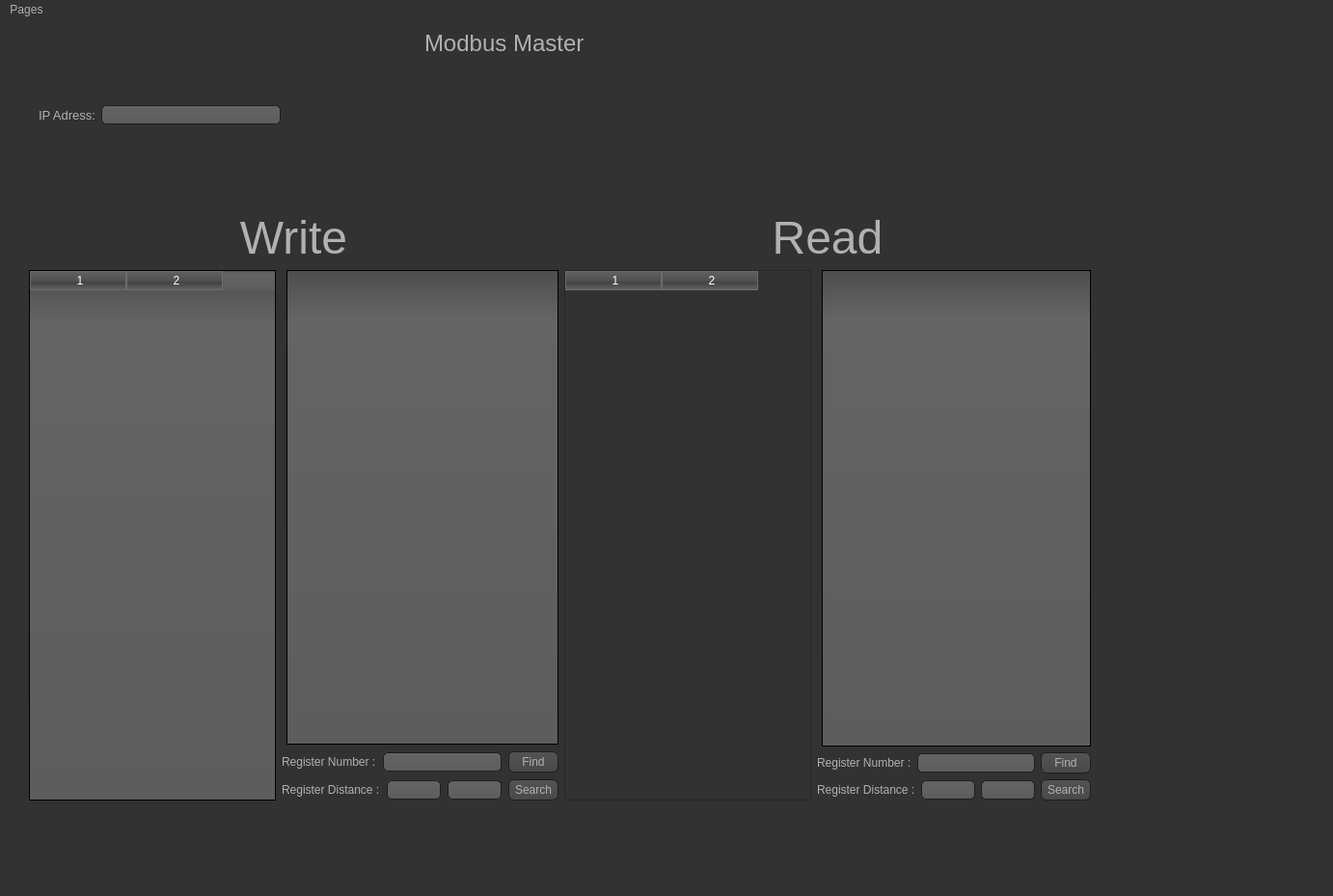
<?xml version="1.0" encoding="UTF-8"?>
<ui version="4.0">
 <class>MainWindow</class>
 <widget class="QMainWindow" name="MainWindow">
  <property name="geometry">
   <rect>
    <x>0</x>
    <y>0</y>
    <width>1382</width>
    <height>929</height>
   </rect>
  </property>
  <property name="windowTitle">
   <string>MainWindow</string>
  </property>
  <property name="styleSheet">
   <string notr="true">QToolTip
{
     border: 1px solid black;
     background-color: #ffa02f;
     padding: 1px;
     border-radius: 3px;
     opacity: 100;
}

QWidget
{
    color: #b1b1b1;
    background-color: #323232;
}

QTreeView, QListView
{
    background-color: silver;
    margin-left: 5px;
}

QWidget:item:hover
{
    background-color: QLinearGradient( x1: 0, y1: 0, x2: 0, y2: 1, stop: 0 #ffa02f, stop: 1 #ca0619);
    color: #000000;
}

QWidget:item:selected
{
    background-color: QLinearGradient( x1: 0, y1: 0, x2: 0, y2: 1, stop: 0 #ffa02f, stop: 1 #d7801a);
}

QMenuBar::item
{
    background: transparent;
}

QMenuBar::item:selected
{
    background: transparent;
    border: 1px solid #ffaa00;
}

QMenuBar::item:pressed
{
    background: #444;
    border: 1px solid #000;
    background-color: QLinearGradient(
        x1:0, y1:0,
        x2:0, y2:1,
        stop:1 #212121,
        stop:0.4 #343434/*,
        stop:0.2 #343434,
        stop:0.1 #ffaa00*/
    );
    margin-bottom:-1px;
    padding-bottom:1px;
}

QMenu
{
    border: 1px solid #000;
}

QMenu::item
{
    padding: 2px 20px 2px 20px;
}

QMenu::item:selected
{
    color: #000000;
}

QWidget:disabled
{
    color: #808080;
    background-color: #323232;
}

QAbstractItemView
{
    background-color: QLinearGradient( x1: 0, y1: 0, x2: 0, y2: 1, stop: 0 #4d4d4d, stop: 0.1 #646464, stop: 1 #5d5d5d);
}

QWidget:focus
{
    /*border: 1px solid darkgray;*/
}

QLineEdit
{
    background-color: QLinearGradient( x1: 0, y1: 0, x2: 0, y2: 1, stop: 0 #4d4d4d, stop: 0 #646464, stop: 1 #5d5d5d);
    padding: 1px;
    border-style: solid;
    border: 1px solid #1e1e1e;
    border-radius: 5;
}

QPushButton
{
    color: #b1b1b1;
    background-color: QLinearGradient( x1: 0, y1: 0, x2: 0, y2: 1, stop: 0 #565656, stop: 0.1 #525252, stop: 0.5 #4e4e4e, stop: 0.9 #4a4a4a, stop: 1 #464646);
    border-width: 1px;
    border-color: #1e1e1e;
    border-style: solid;
    border-radius: 6;
    padding: 3px;
    font-size: 12px;
    padding-left: 5px;
    padding-right: 5px;
    min-width: 40px;
}

QPushButton:pressed
{
    background-color: QLinearGradient( x1: 0, y1: 0, x2: 0, y2: 1, stop: 0 #2d2d2d, stop: 0.1 #2b2b2b, stop: 0.5 #292929, stop: 0.9 #282828, stop: 1 #252525);
}

QComboBox
{
    selection-background-color: #ffaa00;
    background-color: QLinearGradient( x1: 0, y1: 0, x2: 0, y2: 1, stop: 0 #565656, stop: 0.1 #525252, stop: 0.5 #4e4e4e, stop: 0.9 #4a4a4a, stop: 1 #464646);
    border-style: solid;
    border: 1px solid #1e1e1e;
    border-radius: 5;
}

QComboBox:hover,QPushButton:hover
{
    border: 2px solid QLinearGradient( x1: 0, y1: 0, x2: 0, y2: 1, stop: 0 #ffa02f, stop: 1 #d7801a);
}


QComboBox:on
{
    padding-top: 3px;
    padding-left: 4px;
    background-color: QLinearGradient( x1: 0, y1: 0, x2: 0, y2: 1, stop: 0 #2d2d2d, stop: 0.1 #2b2b2b, stop: 0.5 #292929, stop: 0.9 #282828, stop: 1 #252525);
    selection-background-color: #ffaa00;
}

QComboBox QAbstractItemView
{
    border: 2px solid darkgray;
    selection-background-color: QLinearGradient( x1: 0, y1: 0, x2: 0, y2: 1, stop: 0 #ffa02f, stop: 1 #d7801a);
}

QComboBox::drop-down
{
     subcontrol-origin: padding;
     subcontrol-position: top right;
     width: 15px;

     border-left-width: 0px;
     border-left-color: darkgray;
     border-left-style: solid; /* just a single line */
     border-top-right-radius: 3px; /* same radius as the QComboBox */
     border-bottom-right-radius: 3px;
 }

QComboBox::down-arrow
{
     image: url(:/dark_orange/img/down_arrow.png);
}

QGroupBox
{
    border: 1px solid darkgray;
    margin-top: 10px;
}

QGroupBox:focus
{
    border: 1px solid darkgray;
}

QTextEdit:focus
{
    border: 1px solid darkgray;
}

QScrollBar:horizontal {
     border: 1px solid #222222;
     background: QLinearGradient( x1: 0, y1: 0, x2: 0, y2: 1, stop: 0.0 #121212, stop: 0.2 #282828, stop: 1 #484848);
     height: 7px;
     margin: 0px 16px 0 16px;
}

QScrollBar::handle:horizontal
{
      background: QLinearGradient( x1: 0, y1: 0, x2: 1, y2: 0, stop: 0 #ffa02f, stop: 0.5 #d7801a, stop: 1 #ffa02f);
      min-height: 20px;
      border-radius: 2px;
}

QScrollBar::add-line:horizontal {
      border: 1px solid #1b1b19;
      border-radius: 2px;
      background: QLinearGradient( x1: 0, y1: 0, x2: 1, y2: 0, stop: 0 #ffa02f, stop: 1 #d7801a);
      width: 14px;
      subcontrol-position: right;
      subcontrol-origin: margin;
}

QScrollBar::sub-line:horizontal {
      border: 1px solid #1b1b19;
      border-radius: 2px;
      background: QLinearGradient( x1: 0, y1: 0, x2: 1, y2: 0, stop: 0 #ffa02f, stop: 1 #d7801a);
      width: 14px;
     subcontrol-position: left;
     subcontrol-origin: margin;
}

QScrollBar::right-arrow:horizontal, QScrollBar::left-arrow:horizontal
{
      border: 1px solid black;
      width: 1px;
      height: 1px;
      background: white;
}

QScrollBar::add-page:horizontal, QScrollBar::sub-page:horizontal
{
      background: none;
}

QScrollBar:vertical
{
      background: QLinearGradient( x1: 0, y1: 0, x2: 1, y2: 0, stop: 0.0 #121212, stop: 0.2 #282828, stop: 1 #484848);
      width: 7px;
      margin: 16px 0 16px 0;
      border: 1px solid #222222;
}

QScrollBar::handle:vertical
{
      background: QLinearGradient( x1: 0, y1: 0, x2: 0, y2: 1, stop: 0 #ffa02f, stop: 0.5 #d7801a, stop: 1 #ffa02f);
      min-height: 20px;
      border-radius: 2px;
}

QScrollBar::add-line:vertical
{
      border: 1px solid #1b1b19;
      border-radius: 2px;
      background: QLinearGradient( x1: 0, y1: 0, x2: 0, y2: 1, stop: 0 #ffa02f, stop: 1 #d7801a);
      height: 14px;
      subcontrol-position: bottom;
      subcontrol-origin: margin;
}

QScrollBar::sub-line:vertical
{
      border: 1px solid #1b1b19;
      border-radius: 2px;
      background: QLinearGradient( x1: 0, y1: 0, x2: 0, y2: 1, stop: 0 #d7801a, stop: 1 #ffa02f);
      height: 14px;
      subcontrol-position: top;
      subcontrol-origin: margin;
}

QScrollBar::up-arrow:vertical, QScrollBar::down-arrow:vertical
{
      border: 1px solid black;
      width: 1px;
      height: 1px;
      background: white;
}


QScrollBar::add-page:vertical, QScrollBar::sub-page:vertical
{
      background: none;
}

QTextEdit
{
    background-color: #242424;
}

QPlainTextEdit
{
    background-color: #242424;
}

QHeaderView::section
{
    background-color: QLinearGradient(x1:0, y1:0, x2:0, y2:1, stop:0 #616161, stop: 0.5 #505050, stop: 0.6 #434343, stop:1 #656565);
    color: white;
    padding-left: 4px;
    border: 1px solid #6c6c6c;
}

QCheckBox:disabled
{
color: #414141;
}

QDockWidget::title
{
    text-align: center;
    spacing: 3px; /* spacing between items in the tool bar */
    background-color: QLinearGradient(x1:0, y1:0, x2:0, y2:1, stop:0 #323232, stop: 0.5 #242424, stop:1 #323232);
}

QDockWidget::close-button, QDockWidget::float-button
{
    text-align: center;
    spacing: 1px; /* spacing between items in the tool bar */
    background-color: QLinearGradient(x1:0, y1:0, x2:0, y2:1, stop:0 #323232, stop: 0.5 #242424, stop:1 #323232);
}

QDockWidget::close-button:hover, QDockWidget::float-button:hover
{
    background: #242424;
}

QDockWidget::close-button:pressed, QDockWidget::float-button:pressed
{
    padding: 1px -1px -1px 1px;
}

QMainWindow::separator
{
    background-color: QLinearGradient(x1:0, y1:0, x2:0, y2:1, stop:0 #161616, stop: 0.5 #151515, stop: 0.6 #212121, stop:1 #343434);
    color: white;
    padding-left: 4px;
    border: 1px solid #4c4c4c;
    spacing: 3px; /* spacing between items in the tool bar */
}

QMainWindow::separator:hover
{

    background-color: QLinearGradient(x1:0, y1:0, x2:0, y2:1, stop:0 #d7801a, stop:0.5 #b56c17 stop:1 #ffa02f);
    color: white;
    padding-left: 4px;
    border: 1px solid #6c6c6c;
    spacing: 3px; /* spacing between items in the tool bar */
}

QToolBar::handle
{
     spacing: 3px; /* spacing between items in the tool bar */
     background: url(:/dark_orange/img/handle.png);
}

QMenu::separator
{
    height: 2px;
    background-color: QLinearGradient(x1:0, y1:0, x2:0, y2:1, stop:0 #161616, stop: 0.5 #151515, stop: 0.6 #212121, stop:1 #343434);
    color: white;
    padding-left: 4px;
    margin-left: 10px;
    margin-right: 5px;
}

QProgressBar
{
    border: 2px solid grey;
    border-radius: 5px;
    text-align: center;
}

QProgressBar::chunk
{
    background-color: #d7801a;
    width: 2.15px;
    margin: 0.5px;
}

QTabBar::tab {
    color: #b1b1b1;
    border: 1px solid #444;
    border-bottom-style: none;
    background-color: #323232;
    padding-left: 10px;
    padding-right: 10px;
    padding-top: 3px;
    padding-bottom: 2px;
    margin-right: -1px;
}

QTabWidget::pane {
    border: 1px solid #444;
    top: 1px;
}

QTabBar::tab:last
{
    margin-right: 0; /* the last selected tab has nothing to overlap with on the right */
    border-top-right-radius: 3px;
}

QTabBar::tab:first:!selected
{
 margin-left: 0px; /* the last selected tab has nothing to overlap with on the right */


    border-top-left-radius: 3px;
}

QTabBar::tab:!selected
{
    color: #b1b1b1;
    border-bottom-style: solid;
    margin-top: 3px;
    background-color: QLinearGradient(x1:0, y1:0, x2:0, y2:1, stop:1 #212121, stop:.4 #343434);
}

QTabBar::tab:selected
{
    border-top-left-radius: 3px;
    border-top-right-radius: 3px;
    margin-bottom: 0px;
}

QTabBar::tab:!selected:hover
{
    /*border-top: 2px solid #ffaa00;
    padding-bottom: 3px;*/
    border-top-left-radius: 3px;
    border-top-right-radius: 3px;
    background-color: QLinearGradient(x1:0, y1:0, x2:0, y2:1, stop:1 #212121, stop:0.4 #343434, stop:0.2 #343434, stop:0.1 #ffaa00);
}

QRadioButton::indicator:checked, QRadioButton::indicator:unchecked{
    color: #b1b1b1;
    background-color: #323232;
    border: 1px solid #b1b1b1;
    border-radius: 6px;
}

QRadioButton::indicator:checked
{
    background-color: qradialgradient(
        cx: 0.5, cy: 0.5,
        fx: 0.5, fy: 0.5,
        radius: 1.0,
        stop: 0.25 #ffaa00,
        stop: 0.3 #323232
    );
}

QCheckBox::indicator{
    color: #b1b1b1;
    background-color: #323232;
    border: 1px solid #b1b1b1;
    width: 9px;
    height: 9px;
}

QRadioButton::indicator
{
    border-radius: 6px;
}

QRadioButton::indicator:hover, QCheckBox::indicator:hover
{
    border: 1px solid #ffaa00;
}

QCheckBox::indicator:checked
{
    image:url(:/dark_orange/img/checkbox.png);
}

QCheckBox::indicator:disabled, QRadioButton::indicator:disabled
{
    border: 1px solid #444;
}


QSlider::groove:horizontal {
    border: 1px solid #3A3939;
    height: 8px;
    background: #201F1F;
    margin: 2px 0;
    border-radius: 2px;
}

QSlider::handle:horizontal {
    background: QLinearGradient( x1: 0, y1: 0, x2: 0, y2: 1,
      stop: 0.0 silver, stop: 0.2 #a8a8a8, stop: 1 #727272);
    border: 1px solid #3A3939;
    width: 14px;
    height: 14px;
    margin: -4px 0;
    border-radius: 2px;
}

QSlider::groove:vertical {
    border: 1px solid #3A3939;
    width: 8px;
    background: #201F1F;
    margin: 0 0px;
    border-radius: 2px;
}

QSlider::handle:vertical {
    background: QLinearGradient( x1: 0, y1: 0, x2: 0, y2: 1, stop: 0.0 silver,
      stop: 0.2 #a8a8a8, stop: 1 #727272);
    border: 1px solid #3A3939;
    width: 14px;
    height: 14px;
    margin: 0 -4px;
    border-radius: 2px;
}

QAbstractSpinBox {
    padding-top: 2px;
    padding-bottom: 2px;
    border: 1px solid darkgray;

    border-radius: 2px;
    min-width: 50px;
}
</string>
  </property>
  <widget class="QWidget" name="centralwidget">
   <widget class="QWidget" name="horizontalLayoutWidget">
    <property name="geometry">
     <rect>
      <x>40</x>
      <y>70</y>
      <width>251</width>
      <height>61</height>
     </rect>
    </property>
    <layout class="QHBoxLayout" name="horizontalLayout">
     <item>
      <widget class="QLabel" name="label">
       <property name="font">
        <font>
         <pointsize>10</pointsize>
        </font>
       </property>
       <property name="text">
        <string>IP Adress:</string>
       </property>
      </widget>
     </item>
     <item>
      <widget class="QLineEdit" name="_lneIp"/>
     </item>
    </layout>
   </widget>
   <widget class="QLabel" name="label_2">
    <property name="geometry">
     <rect>
      <x>440</x>
      <y>0</y>
      <width>211</width>
      <height>51</height>
     </rect>
    </property>
    <property name="font">
     <font>
      <pointsize>18</pointsize>
     </font>
    </property>
    <property name="text">
     <string>Modbus Master</string>
    </property>
   </widget>
   <widget class="QWidget" name="horizontalLayoutWidget_2">
    <property name="geometry">
     <rect>
      <x>30</x>
      <y>200</y>
      <width>1101</width>
      <height>611</height>
     </rect>
    </property>
    <layout class="QHBoxLayout" name="horizontalLayout_6">
     <item>
      <layout class="QVBoxLayout" name="verticalLayout_2">
       <item>
        <widget class="QLabel" name="label_4">
         <property name="font">
          <font>
           <pointsize>36</pointsize>
          </font>
         </property>
         <property name="text">
          <string>Write</string>
         </property>
         <property name="alignment">
          <set>Qt::AlignCenter</set>
         </property>
        </widget>
       </item>
       <item>
        <layout class="QHBoxLayout" name="horizontalLayout_3">
         <item>
          <widget class="QTableWidget" name="_tableWrite">
           <property name="sizePolicy">
            <sizepolicy hsizetype="Minimum" vsizetype="Expanding">
             <horstretch>0</horstretch>
             <verstretch>0</verstretch>
            </sizepolicy>
           </property>
           <property name="columnCount">
            <number>2</number>
           </property>
           <column/>
           <column/>
          </widget>
         </item>
         <item>
          <layout class="QVBoxLayout" name="verticalLayout">
           <property name="spacing">
            <number>7</number>
           </property>
           <item>
            <widget class="QListWidget" name="_lstWrite">
             <property name="dragDropMode">
              <enum>QAbstractItemView::DragDrop</enum>
             </property>
             <property name="defaultDropAction">
              <enum>Qt::MoveAction</enum>
             </property>
            </widget>
           </item>
           <item>
            <layout class="QHBoxLayout" name="horizontalLayout_2">
             <item>
              <widget class="QLabel" name="label_3">
               <property name="text">
                <string>Register Number :</string>
               </property>
              </widget>
             </item>
             <item>
              <widget class="QLineEdit" name="lineEdit_2"/>
             </item>
             <item>
              <widget class="QPushButton" name="pushButton">
               <property name="text">
                <string>Find</string>
               </property>
              </widget>
             </item>
            </layout>
           </item>
           <item>
            <layout class="QHBoxLayout" name="horizontalLayout_7">
             <item>
              <widget class="QLabel" name="label_7">
               <property name="text">
                <string>Register Distance :</string>
               </property>
              </widget>
             </item>
             <item>
              <widget class="QLineEdit" name="lineEdit_4">
               <property name="sizePolicy">
                <sizepolicy hsizetype="Maximum" vsizetype="Fixed">
                 <horstretch>0</horstretch>
                 <verstretch>0</verstretch>
                </sizepolicy>
               </property>
              </widget>
             </item>
             <item>
              <widget class="QLineEdit" name="lineEdit_5">
               <property name="sizePolicy">
                <sizepolicy hsizetype="Maximum" vsizetype="Fixed">
                 <horstretch>0</horstretch>
                 <verstretch>0</verstretch>
                </sizepolicy>
               </property>
              </widget>
             </item>
             <item>
              <widget class="QPushButton" name="pushButton_3">
               <property name="text">
                <string>Search</string>
               </property>
              </widget>
             </item>
            </layout>
           </item>
          </layout>
         </item>
        </layout>
       </item>
      </layout>
     </item>
     <item>
      <layout class="QVBoxLayout" name="verticalLayout_3">
       <item>
        <widget class="QLabel" name="label_5">
         <property name="font">
          <font>
           <pointsize>36</pointsize>
          </font>
         </property>
         <property name="text">
          <string>Read</string>
         </property>
         <property name="alignment">
          <set>Qt::AlignCenter</set>
         </property>
        </widget>
       </item>
       <item>
        <layout class="QHBoxLayout" name="horizontalLayout_4">
         <item>
          <widget class="QTableWidget" name="_tableRead">
           <property name="enabled">
            <bool>false</bool>
           </property>
           <property name="sizePolicy">
            <sizepolicy hsizetype="Minimum" vsizetype="Expanding">
             <horstretch>0</horstretch>
             <verstretch>0</verstretch>
            </sizepolicy>
           </property>
           <property name="columnCount">
            <number>2</number>
           </property>
           <column/>
           <column/>
          </widget>
         </item>
         <item>
          <layout class="QVBoxLayout" name="verticalLayout_4">
           <item>
            <widget class="QListWidget" name="_lstRead">
             <property name="dragDropMode">
              <enum>QAbstractItemView::DragDrop</enum>
             </property>
             <property name="defaultDropAction">
              <enum>Qt::MoveAction</enum>
             </property>
            </widget>
           </item>
           <item>
            <layout class="QHBoxLayout" name="horizontalLayout_5">
             <item>
              <widget class="QLabel" name="label_6">
               <property name="text">
                <string>Register Number :</string>
               </property>
              </widget>
             </item>
             <item>
              <widget class="QLineEdit" name="lineEdit_3"/>
             </item>
             <item>
              <widget class="QPushButton" name="pushButton_2">
               <property name="text">
                <string>Find</string>
               </property>
              </widget>
             </item>
            </layout>
           </item>
           <item>
            <layout class="QHBoxLayout" name="horizontalLayout_8">
             <item>
              <widget class="QLabel" name="label_8">
               <property name="text">
                <string>Register Distance :</string>
               </property>
              </widget>
             </item>
             <item>
              <widget class="QLineEdit" name="lineEdit_6"/>
             </item>
             <item>
              <widget class="QLineEdit" name="lineEdit_7"/>
             </item>
             <item>
              <widget class="QPushButton" name="pushButton_4">
               <property name="text">
                <string>Search</string>
               </property>
              </widget>
             </item>
            </layout>
           </item>
          </layout>
         </item>
        </layout>
       </item>
      </layout>
     </item>
    </layout>
   </widget>
  </widget>
  <widget class="QMenuBar" name="menubar">
   <property name="geometry">
    <rect>
     <x>0</x>
     <y>0</y>
     <width>1382</width>
     <height>26</height>
    </rect>
   </property>
   <widget class="QMenu" name="menuPages">
    <property name="title">
     <string>Pages</string>
    </property>
    <addaction name="actionRecording_Registers"/>
   </widget>
   <addaction name="menuPages"/>
  </widget>
  <widget class="QStatusBar" name="statusbar"/>
  <action name="actionRecording_Registers">
   <property name="text">
    <string>Recording Registers</string>
   </property>
  </action>
 </widget>
 <resources/>
 <connections/>
</ui>
